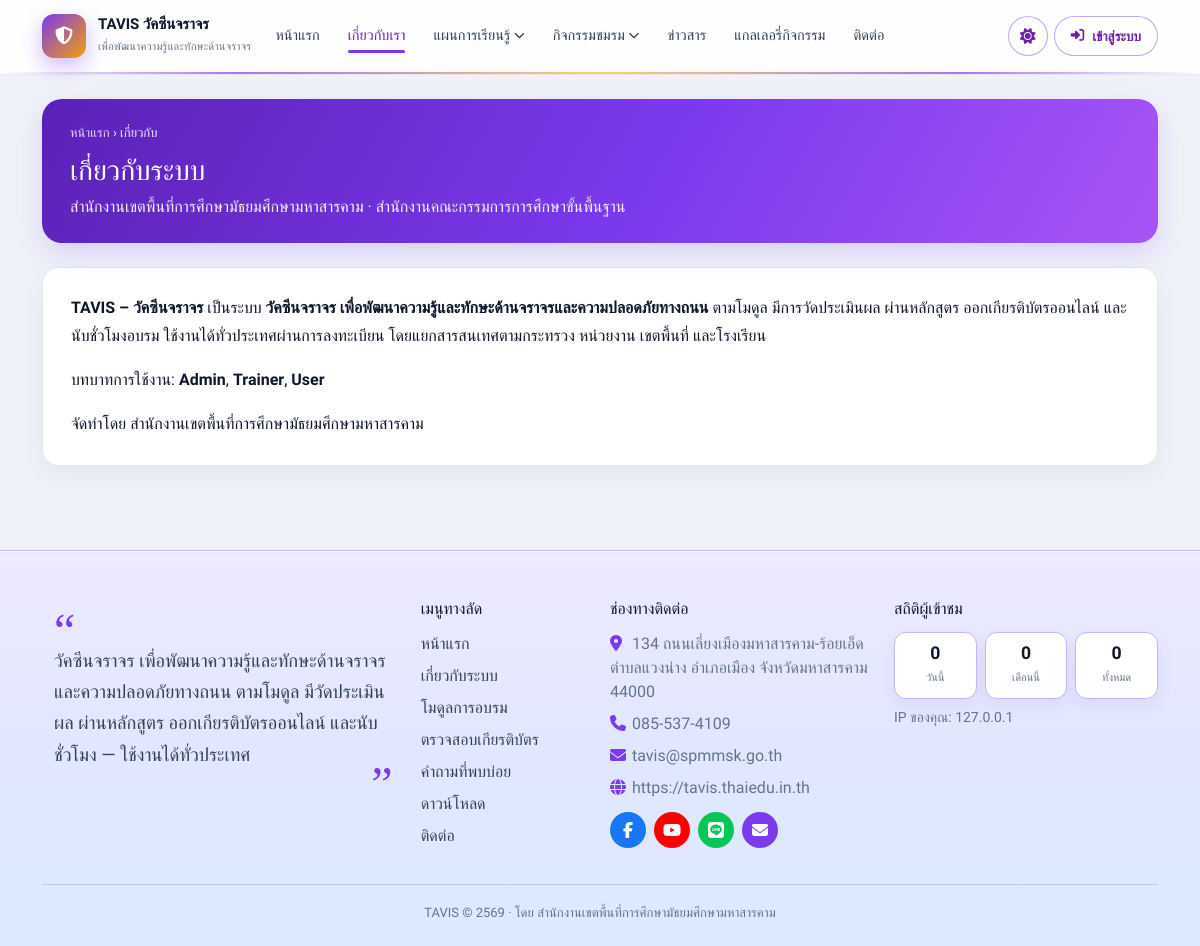
The app's page /traffic_vaccine/about with its own data.
### tables this page shows
CREATE TABLE `pages` (
  `id` INT UNSIGNED NOT NULL AUTO_INCREMENT,
  `slug` VARCHAR(120) NOT NULL,
  `title` VARCHAR(200) NOT NULL,
  `content` MEDIUMTEXT,
  `status` TINYINT(1) NOT NULL DEFAULT 1,
  `seo_title` VARCHAR(200) DEFAULT NULL,
  `seo_description` VARCHAR(300) DEFAULT NULL,
  `updated_at` DATETIME NOT NULL DEFAULT CURRENT_TIMESTAMP ON UPDATE CURRENT_TIMESTAMP,
  PRIMARY KEY (`id`),
  UNIQUE KEY `uk_page_slug` (`slug`)
);

### app/Core/Controller.php (called while the page is built, shortened)
<?php
abstract class Controller
{
    protected function webView(string $name, array $data = []): void
    {
        $layout = !empty($data['layout_clean']) ? 'layouts/portfolio-clean' : 'layouts/web';
        if ($layout === 'layouts/web' && !array_key_exists('darkUi', $data)) {
            $data['darkUi'] = true;
        }
        View::render($name, $data, $layout);
    }
}

### app/Controllers/Web/HomeController.php (called while the page is built, shortened)
<?php
class HomeController extends Controller
{
    private function visitorStats(): array
    {
        try {
            return compact('today', 'month', 'all');
        } catch (\Throwable $e) {
            return ['today' => 0, 'month' => 0, 'all' => 0];
        }
    }
    public function about(): void
    {
        $row = db()->fetch("SELECT * FROM pages WHERE slug = 'about'");
        $this->webView('web/page', [
            'title' => $row['title'] ?? 'เกี่ยวกับหน่วยงาน',
            'row' => $row,
            'pageHero' => true,
            'visitorStats' => $this->visitorStats(),
        ]);
    }
}

### app/Core/Router.php (called while the page is built, shortened)
<?php
class Router
{
    private array $routes = [];
    private string $prefix = '';
    private array $groupMiddleware = [];
    public function group(array $options, callable $callback): void
    {
        $prevPrefix = $this->prefix;
        $prevMiddleware = $this->groupMiddleware;
        $this->prefix .= $options['prefix'] ?? '';
        $this->groupMiddleware = array_merge($this->groupMiddleware, $options['middleware'] ?? []);
        $this->prefix = $prevPrefix;
        $this->groupMiddleware = $prevMiddleware;
    }
    private function add(string $method, string $path, array|callable $handler, array $middleware = []): self
    {
        $path = $this->prefix . $path;
        $path = '/' . trim($path, '/');
        if ($path !== '/') {
            $path = rtrim($path, '/');
        }
        $this->routes[] = [
            'method' => $method,
            'path' => $path,
            'handler' => $handler,
            'middleware' => array_merge($this->groupMiddleware, $middleware),
        ];
        return $this;
    }
    public function dispatch(string $uri, string $method): mixed
    {
        $uri = parse_url($uri, PHP_URL_PATH) ?? '/';
        $uri = '/' . trim($uri, '/');
        if ($uri !== '/') {
            $uri = rtrim($uri, '/');
        }
        $basePath = function_exists('app_base_path') ? app_base_path($uri) : $this->detectBasePath();
        if ($basePath !== '' && ($uri === $basePath || str_starts_with($uri, $basePath . '/'))) {
            $uri = substr($uri, strlen($basePath)) ?: '/';
            if ($uri !== '/') {
                $uri = rtrim($uri, '/');
            }
        }
        $method = strtoupper($method);
        foreach ($this->routes as $route) {
            $params = $this->match($route['path'], $uri);
            if ($params !== false && $route['method'] === $method) {
                return $this->runHandler($route['handler'], $params);
            }
        }
        return View::render('errors/404', ['title' => 'ไม่พบหน้า']);
    }
    private function match(string $routePath, string $uri): array|false
    {
        $pattern = preg_replace('/\{([a-zA-Z_]+)\}/', '(?P<$1>[^/]+)', $routePath);
        $pattern = '#^' . $pattern . '$#';
        if (!preg_match($pattern, $uri, $matches)) {
            return false;
        }
        $params = [];
        return $params;
    }
    private function runHandler(array|callable $handler, array $params): mixed
    {
        [$class, $method] = $handler;
        $controller = new $class();
        return call_user_func_array([$controller, $method], $params);
    }
}

### public/index.php (called while the page is built, shortened)
<?php
$router = new Router();
require BASE_PATH . '/routes/web.php';
$uri = $_SERVER['REQUEST_URI'] ?? '/';
$method = $_SERVER['REQUEST_METHOD'] ?? 'GET';
$router->dispatch($uri, $method);

### app/Helpers/helpers.php (called while the page is built, shortened)
<?php
if (!function_exists('env')) {
    function env(string $key, mixed $default = null): mixed
    {
        $val = $_ENV[$key] ?? getenv($key);
        if ($val === false || $val === null || $val === '') {
            return $default;
        }
        return $val;
    }
}
if (!function_exists('config')) {
    function config(string $file, ?string $key = null, mixed $default = null): mixed
    {
        static $cache = [];
        if (!isset($cache[$file])) {
            $path = CONFIG_PATH . '/' . $file . '.php';
            $cache[$file] = file_exists($path) ? require $path : [];
        }
        if ($key === null) {
            return $cache[$file];
        }
        $keys = explode('.', $key);
        $value = $cache[$file];
        foreach ($keys as $k) {
            $value = $value[$k];
        }
        return $value;
    }
}
if (!function_exists('db')) {
    function db(): Database
    {
        return Database::getInstance();
    }
}
if (!function_exists('e')) {
    function e(mixed $value): string
    {
        return View::escape($value);
    }
}
if (!function_exists('app_base_url')) {
    function app_base_url(): string
    {
        $configured = rtrim((string) env('APP_URL', ''), '/');
        $host = strtolower((string) preg_replace('/:\d+$/', '', (string) ($_SERVER['HTTP_HOST'] ?? '')));
        if ($configured !== '') {
            return $configured;
        }
        return 'https://tavis.thaiedu.in.th';
    }
}
if (!function_exists('url')) {
    function url(string $path = ''): string
    {
        $base = app_base_url();
        $path = '/' . ltrim($path, '/');
        return $base . ($path === '/' ? '' : $path);
    }
}
if (!function_exists('setting_defaults')) {
    function setting_defaults(): array
    {
        $org = config('app', 'organization');
        $org = is_array($org) ? $org : [];
        $dev = config('app', 'developer');
        $dev = is_array($dev) ? $dev : [];
        $devName = (string) ($dev['name'] ?? 'สพม.มหาสารคาม');
        return [
            'site_name' => (string) config('app', 'name', 'TAVIS – วัคซีนจราจร'),
            'site_short_name' => (string) config('app', 'short_name', 'TAVIS'),
            'site_full_name' => (string) config('app', 'full_name', 'วัคซีนจราจร เพื่อพัฒนาความรู้และทักษะด้านจราจรและความปลอดภัยทางถนน'),
            'site_tagline' => (string) config('app', 'tagline', 'เพื่อพัฒนาความรู้และทักษะด้านจราจรและความปลอดภัยทางถนน'),
            'site_name_en' => (string) config('app', 'name_en', 'Traffic Awareness Vaccine Intelligent System'),
            'site_nav_title' => (string) config('app', 'nav_title', 'TAVIS วัคซีนจราจร'),
            'site_nav_tag' => (string) config('app', 'nav_tag', 'เพื่อพัฒนาความรู้และทักษะด้านจราจร'),
            'system_purpose' => (string) config('app', 'description', 'วัคซีนจราจร เพื่อพัฒนาความรู้และทักษะด้านจราจรและความปลอดภัยทางถนน'),
            'org_name' => (string) ($org['name'] ?? 'สำนักงานเขตพื้นที่การศึกษามัธยมศึกษามหาสารคาม'),
            'org_name_en' => (string) ($org['name_en'] ?? 'Secondary Educational Service Area Office Maha Sarakham'),
            'org_affiliation' => (string) ($org['affiliation'] ?? 'สำนักงานคณะกรรมการการศึกษาขั้นพื้นฐาน'),
            'org_address' => (string) ($org['address'] ?? ''),
            'org_phone' => (string) ($org['phone'] ?? ''),
            'org_email' => (string) ($org['email'] ?? ''),
            'org_facebook' => (string) ($org['facebook'] ?? ''),
            'org_line' => (string) ($org['line'] ?? ''),
            'org_website' => (string) ($org['website'] ?? ''),
            'developer_name' => $devName,
            'footer_credit' => (string) ($dev['credit'] ?? 'จัดทำโดย สำนักงานเขตพื้นที่การศึกษามัธยมศึกษามหาสารคาม'),
            'certificate_prefix' => (string) config('app', 'training.certificate_prefix', 'TAVIS'),
        ];
    }
}
if (!function_exists('setting_cache')) {
    function setting_cache(bool $reset = false): array
    {
        static $settings = null;
        if ($settings === null) {
            try {
                $rows = db()->fetchAll('SELECT setting_key, setting_value FROM settings');
                $settings = [];
                foreach ($rows as $row) {
                    $settings[$row['setting_key']] = $row['setting_value'];
                }
            } catch (\Throwable $e) {
                $settings = [];
            }
        }
        return $settings;
    }
}
if (!function_exists('setting')) {
    function setting(string $key, mixed $default = null): mixed
    {
        $settings = setting_cache();
        if (array_key_exists($key, $settings) && $settings[$key] !== null && $settings[$key] !== '') {
            return $settings[$key];
        }
        return setting_defaults()[$key] ?? null;
    }
}

### app/Core/Database.php (called while the page is built, shortened)
<?php
class Database
{
    private static ?Database $instance = null;
    private PDO $pdo;
    private function __construct()
    {
        $config = require CONFIG_PATH . '/database.php';
        $db = $config['connections']['mysql'];
        $dsn = sprintf(
            'mysql:host=%s;port=%s;dbname=%s;charset=%s',
            $db['host'],
            $db['port'],
            $db['database'],
            $db['charset']
        );
        try {
            $this->pdo = new PDO($dsn, $db['username'], $db['password'], $db['options']);
        } catch (PDOException $e) {
            if (filter_var(env('APP_DEBUG', false), FILTER_VALIDATE_BOOLEAN)) {
                throw $e;
            }
            die('ไม่สามารถเชื่อมต่อฐานข้อมูลได้ กรุณาติดต่อผู้ดูแลระบบ');
        }
    }
    public static function getInstance(): self
    {
        if (self::$instance === null) {
            self::$instance = new self();
        }
        return self::$instance;
    }
    public function query(string $sql, array $params = []): \PDOStatement
    {
        $stmt = $this->pdo->prepare($sql);
        $stmt->execute($params);
        return $stmt;
    }
    public function fetch(string $sql, array $params = []): ?array
    {
        $result = $this->query($sql, $params)->fetch();
        return $result ?: null;
    }
    public function fetchAll(string $sql, array $params = []): array
    {
        return $this->query($sql, $params)->fetchAll();
    }
}

### config/database.php (called while the page is built)
<?php
return [
    'default' => 'mysql',
    'connections' => [
        'mysql' => [
            'driver' => 'mysql',
            'host' => env('DB_HOST', '127.0.0.1'),
            'port' => env('DB_PORT', '3306'),
            'database' => env('DB_DATABASE', 'tavis'),
            'username' => env('DB_USERNAME', 'root'),
            'password' => env('DB_PASSWORD', ''),
            'charset' => env('DB_CHARSET', 'utf8mb4'),
            'collation' => 'utf8mb4_unicode_ci',
            'prefix' => '',
            'options' => [
                PDO::ATTR_ERRMODE => PDO::ERRMODE_EXCEPTION,
                PDO::ATTR_DEFAULT_FETCH_MODE => PDO::FETCH_ASSOC,
                PDO::ATTR_EMULATE_PREPARES => false,
                PDO::MYSQL_ATTR_INIT_COMMAND => "SET NAMES utf8mb4 COLLATE utf8mb4_unicode_ci",
            ],
        ],
    ],
];

### app/Views/web/page.php (the view)
<div class="container py-4 ws-page-stack">
  <div class="ws-page-hero">
    <div class="crumb"><a href="<?= url('/') ?>">หน้าแรก</a> › เกี่ยวกับ</div>
    <h1><?= e($row['title'] ?? $title) ?></h1>
    <p><?= e(setting('org_name')) ?> · <?= e(setting('org_affiliation')) ?></p>
  </div>
  <div class="card-soft">
    <div class="card-body content-body">
      <?= $row['content'] ?? '<p>สำนักงานเขตพื้นที่การศึกษามัธยมศึกษามหาสารคาม</p>' ?>
    </div>
  </div>
</div>

### public/assets/css/app.css (style rules this page uses)
:root { --p-primary: #1a45b8; --p-primary-2: #0d1b9e; --p-accent: #00a3ff; --p-gradient: linear-gradient(90deg, #0d1b9e 0%, #0084ff 100%); --p-gradient-btn: linear-gradient(90deg, #1a45b8 0%, #00a3ff 100%); --p-bg: #f0f2f9; --p-surface: #ffffff; --p-text: #1e1b4b; --p-muted: #64748b; --p-border: #e2e8f0; --p-sidebar: #ffffff; --p-shadow: 0 8px 24px rgba(26, 69, 184, .08); --p-radius: 16px; --p-font: 'Kanit', 'Sarabun', sans-serif; --p-sidebar-w: 268px; --p-header-h: 68px; --p-success: #059669; --p-error: #f27474; --p-warning: #f8bb86; --p-danger: #dc3741; --p-swal-cancel: #6e7881; --p-soft: #eef2ff; --p-info-soft: #fff9e6; --p-nav-hover: #f5f3ff; --chart-pal-1: #0d9488; --chart-pal-2: #f59e0b; --chart-pal-3: #2563eb; --chart-pal-4: #db2777; --chart-pal-5: #16a34a; --chart-pal-6: #ea580c; --chart-pal-7: #7c3aed; --chart-pal-8: #0891b2; --chart-pal-9: #dc2626; --chart-pal-10: #64748b; --chart-hours-earned: #0f766e; --chart-hours-required: #d97706; --chart-share-1: #f59e0b; --chart-share-2: #2563eb; --chart-share-3: #a855f7; --chart-share-4: #059669; --chart-share-5: #e11d48; --chart-share-6: #94a3b8; --chart-polar-1: #ea580c; --chart-polar-2: #0891b2; --chart-polar-3: #c026d3; --chart-polar-4: #65a30d; --chart-polar-5: #e11d48; --chart-polar-6: #78716c; --chart-status-1: #f59e0b; --chart-status-2: #3b82f6; --chart-status-3: #7c3aed; --chart-status-4: #10b981; --chart-status-5: #ef4444; --chart-status-6: #94a3b8; --chart-role-1: #7c3aed; --chart-role-2: #0ea5e9; --chart-role-3: #22c55e; --chart-role-4: #f97316; --chart-radar: #0891b2; --chart-radar-fill: rgba(8, 145, 178, .2); --chart-month: #16a34a; --chart-month-fill: rgba(22, 163, 74, .16); --chart-login-ok: #2563eb; --chart-login-ok-fill: rgba(37, 99, 235, .16); --chart-login-fail: #e11d48; --chart-login-fail-fill: rgba(225, 29, 72, .08); --chart-coverage-done: #059669; --chart-coverage-todo: #cbd5e1; --chart-empty: #e2e8f0; }
* { box-sizing: border-box; }
html, body { margin: 0; min-height: 100%; font-family: var(--p-font); color: var(--p-text); background: var(--p-bg); }
body { min-height: 100vh; display: flex; flex-direction: column; }
a { color: var(--p-primary); text-decoration: none; }
.card-soft { background: var(--p-surface); border: 1px solid var(--p-border); border-radius: var(--p-radius); box-shadow: var(--p-shadow); margin-bottom: 1rem; overflow: hidden; }
.card-soft .card-body { padding: 1.35rem 1.5rem; }

### public/assets/css/portfolio-clean.css (style rules this page uses)
:root { --pf-blue: #1d4ed8; --pf-blue-soft: #eff6ff; --pf-ink: #0f172a; --pf-muted: #64748b; --pf-line: #e2e8f0; --pf-bg: #e8eef6; --pf-orange: #f97316; }

### public/assets/css/web-theme.css (style rules this page uses)
body.pf-light { background: #f0f2f9 !important; color: #1e1b4b !important; }
body.pf-light .ws-cat-card, body.pf-light .ws-work-card, body.pf-light .ws-news-item, body.pf-light .pf-teacher-card, body.pf-light .card-soft { background: #fff !important; border-color: #e2e8f0 !important; color: #0f172a; box-shadow: 0 8px 24px rgba(15, 23, 42, .05); }
body.pf-light .ws-page-hero { background: linear-gradient(120deg, #5b21b6, #7c3aed 55%, #a855f7); color: #fff; box-shadow: 0 10px 28px rgba(124, 58, 237, .18); }
body.pf-light .ws-page-hero .crumb, body.pf-light .ws-page-hero .crumb a, body.pf-light .ws-page-hero h1, body.pf-light .ws-page-hero p, body.pf-light .ws-page-hero .ws-plan-learn-flow, body.pf-light .ws-page-hero .ws-plan-learn-meta { color: #fff !important; }
body.pf-light .ws-page-hero .crumb, body.pf-light .ws-page-hero .crumb a { opacity: .9; }
body.pf-light .ws-page-hero p { opacity: .92; }
body.web-site, body.web-site .ws-nav, body.web-site .web-main, body.web-site .home-hero, body.web-site .home-stat, body.web-site .card-soft, body.web-site .ws-footer, body.web-site .ws-footer-rich, body.web-site .ws-visitor-grid div, body.web-site .pd-toolbar, body.web-site .pd-pills a, body.web-site .pd-card, body.web-site .pd-teacher-card, body.web-site .pd-search input, body.web-site .pd-select select { transition: background-color .25s ease, color .2s ease, border-color .2s ease; }

### app/Views/layouts/web.php (style rules this page uses)
body.web-site .container { width: 100% !important; max-width: 1140px !important; margin-left: auto !important; margin-right: auto !important; padding-left: 12px !important; padding-right: 12px !important; }

### records on screen
pages: title "เกี่ยวกับระบบ", content "TAVIS – วัคซีนจราจร เป็นระบบ วัคซีนจราจร เพื่อพัฒนาความรู้และทักษะด้านจราจรและความปลอดภัยทางถนน ตามโมดูล มีการวัดประเมินผล ผ่านหลักสูตร ออกเกียรติบัตรออนไลน์ และนับชั่วโมงอบรม ใช้งานได้ทั่วประเทศผ่านการลงทะเบียน โดยแยกสารสนเทศตามกระทรวง หน่วยงาน เขตพื้นที่ และโรงเรียน บทบาทการใช้งาน: Admin , Trainer , User จัดทำโดย สำนักงานเขตพื้นที่การศึกษามัธยมศึกษามหาสารคาม"

### other values on screen
mb_strimwidth($navTitle, 0, 42, '…') "TAVIS วัคซีนจราจร"
$navTag "เพื่อพัฒนาความรู้และทักษะด้านจราจร"
setting('org_name') "สำนักงานเขตพื้นที่การศึกษามัธยมศึกษามหาสารคาม"
setting('org_affiliation') "สำนักงานคณะกรรมการการศึกษาขั้นพื้นฐาน"
app_brand('description') "วัคซีนจราจร เพื่อพัฒนาความรู้และทักษะด้านจราจรและความปลอดภัยทางถนน ตามโมดูล มีวัดประเมินผล ผ่านหลักสูตร ออกเกียรติบัตรออนไลน์ และนับชั่วโมง — ใช้งานได้ทั่วประเทศ"
setting('org_address') "134 ถนนเลี่ยงเมืองมหาสารคาม-ร้อยเอ็ด ตำบลแวงน่าง อำเภอเมือง จังหวัดมหาสารคาม 44000"
setting('org_phone') "085-537-4109"
setting('org_email') "tavis@spmmsk.go.th"
setting('org_website') ?: 'tavis.thaiedu.in.th' "https://tavis.thaiedu.in.th"
$vs['today'] "0"
$vs['month'] "0"
$vs['all'] "0"
request_ip() "127.0.0.1"
site_footer_text() "TAVIS © 2569 · โดย สำนักงานเขตพื้นที่การศึกษามัธยมศึกษามหาสารคาม"
